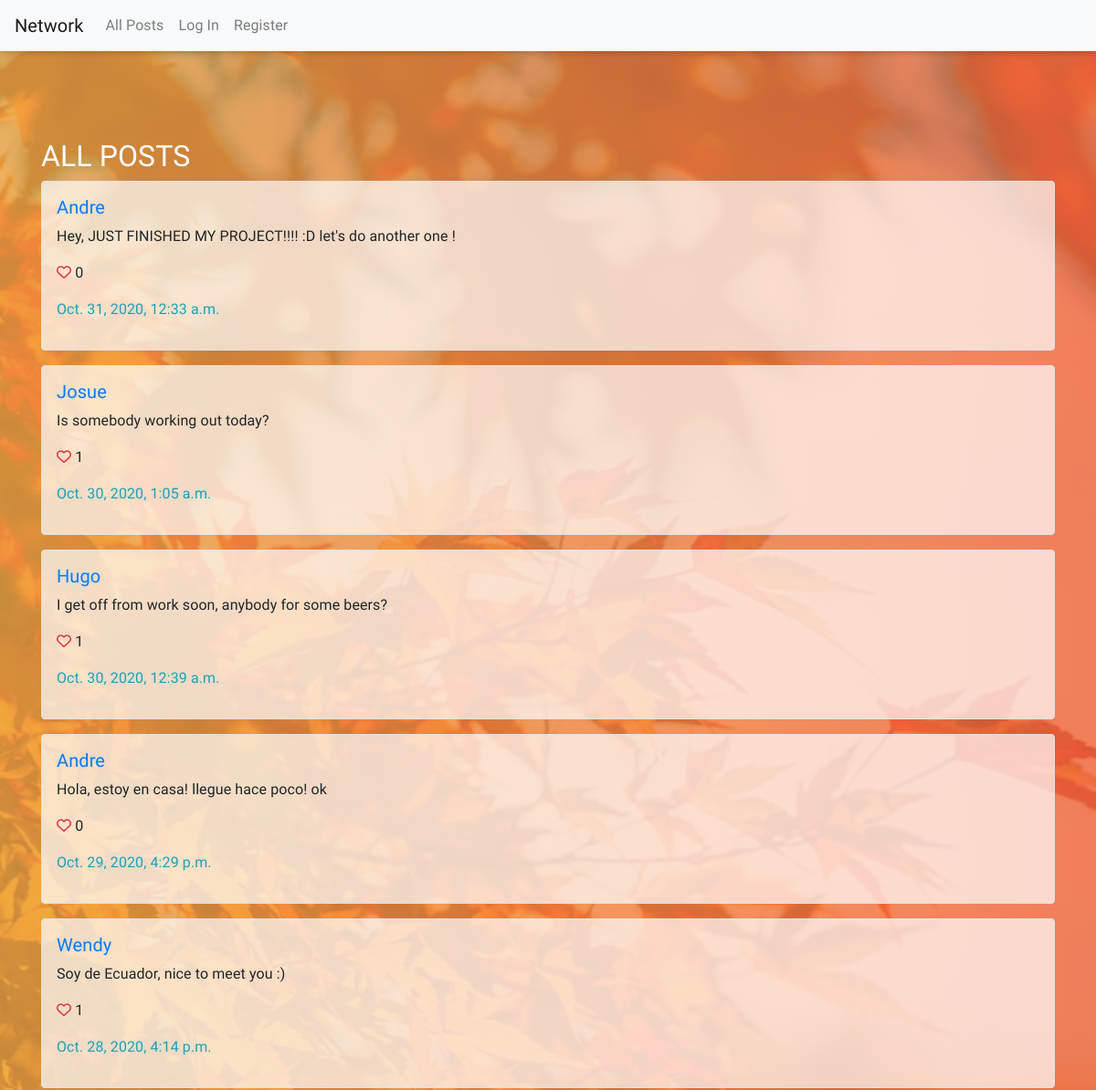
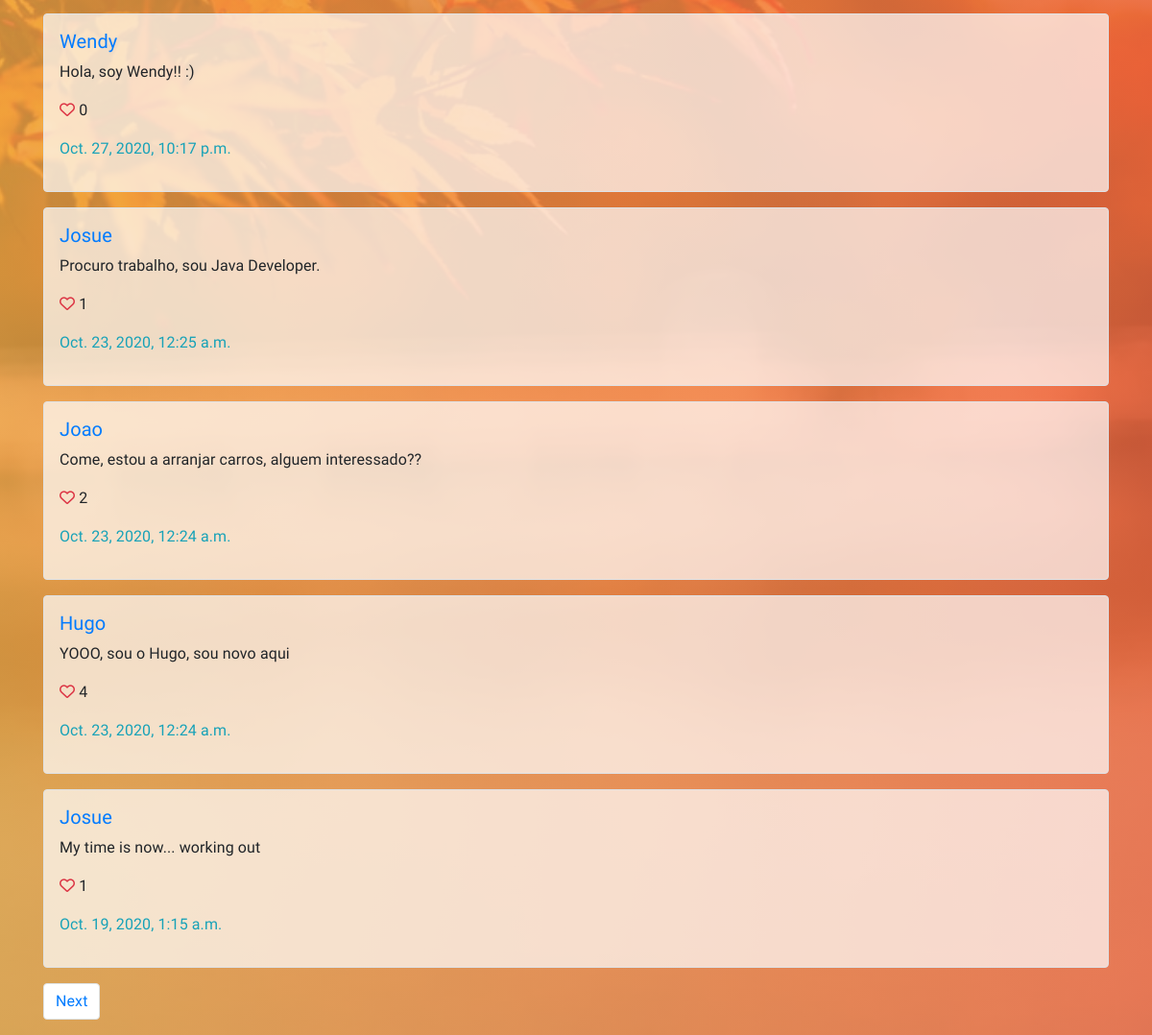
The page / on the database its author committed (2 pictures, top to bottom).
### network/models.py (models this page shows, shortened)
class Posts(models.Model):
    post = models.TextField()
    user = models.ForeignKey(User, on_delete=models.CASCADE)
    date = models.DateTimeField(auto_now=True)
    likes = models.ManyToManyField(User, related_name='likes')
    class Meta:
        verbose_name_plural = 'Posts'

class User(AbstractUser):
    def serialize(self):
        return {
            "id": self.id,
            "username": self.username,
            "email": self.email
        }

### network/views.py (the view)
# urls.py: path("", views.index, name="index"),
def index(request):
    all_posts = Posts.objects.order_by('-date').all()
    p = Paginator(all_posts, 10)
    page_number = request.GET.get('page', 1)
    try:
        page = p.page(page_number)
    except:
        page = p.page(1)
    return render(request, "network/index.html", {
        'form': NewPost(),
        'posts': page
        })

### network/templates/network/index.html (shortened to what this page needs)
{% extends "network/layout.html" %}
{% block body %}
    <div class="container">
            <br><br>
            <br>
            <h2 class="h2 text-white mt-4">All Posts</h2>
            {% for post in posts %}
                <div class="border rounded  mb-3 pl-3 pt-3 pb-3 posts">
                    <h5 class="h5"><a href="{% url 'network:profile' post.user.id %}">{{post.user | capfirst}}</a></h5>
                    <p id="post-{{ post.id }}">{{post.post}}</p>
                    <p>
                        {% if post.likes.count == 0 %}
                            <i class="far fa-heart text-danger like" data-like="{{ post.id }}"></i>
                        {% else %}
                            {% if request.user not in post.likes.all %}
                                <i class="far fa-heart text-danger like" data-like="{{ post.id }}"></i>
                            {% else %}
                                <i class="fas fa-heart text-danger unlike" data-unlike="{{ post.id }}"></i>
                                <i class="far fa-heart text-danger d-none like" data-like="{{ post.id }}"></i>
                            {% endif %}
                        {% endif %}
                        <span data-postLikes="{{ post.id }}">{{post.likes.count }}</span>
                    </p>
                    <p class="text-info">{{post.date}}</p>
                </div>
            {% endfor %}
            <nav aria-label="Page navigation example">
                <ul class="pagination">
                    {% if posts.has_next %}
                        <li class="page-item"><a class="page-link" href="{% url 'network:index' %}?page={{ posts.next_page_number }}">Next</a></li>
                    {% endif %}
                </ul>
            </nav>
    </div>
{% endblock %}

### network/templates/network/layout.html (shortened to what this page needs)
{% load static %}
<!DOCTYPE html>
<html lang="en">
    <head>
        <link rel="stylesheet" href="https://stackpath.bootstrapcdn.com/bootstrap/4.4.1/css/bootstrap.min.css">
        <link href="{% static 'network/styles.css' %}" rel="stylesheet">
    </head>
    <body>
        <nav class="navbar navbar-expand-lg navbar-light bg-light">
            <a class="navbar-brand" href="{% url 'network:index' %}">Network</a>
            <div>
              <ul class="navbar-nav mr-auto">
                <li class="nav-item">
                  <a class="nav-link" href="{% url 'network:index' %}">All Posts</a>
                </li>
                {% if user.is_authenticated %}
                    <li class="nav-item">
                        <a class="nav-link" href="{% url 'network:following' %}">Following</a>
                    </li>
                    <li class="nav-item">
                        <a class="nav-link" href="{% url 'network:logout' %}">Log Out</a>
                    </li>
                {% else %}
                    <li class="nav-item">
                        <a class="nav-link" href="{% url 'network:login' %}">Log In</a>
                    </li>
                    <li class="nav-item">
                        <a class="nav-link" href="{% url 'network:register' %}">Register</a>
                    </li>
                {% endif %}
              </ul>
            </div>
          </nav>
        <div class="body">
            {% block body %}
            {% endblock %}
        </div>
    </body>
</html>

### network/static/network/styles.css (style rules this page uses)
body { background-image: linear-gradient( to right, rgba(238, 169, 73, 0.8), rgba(244, 107, 69, 0.8)), url(bg3.jpg); background-position: center; background-attachment: fixed; background-size: cover; font-family: 'Heebo', sans-serif; letter-spacing: 0.1px; }
.navbar { box-shadow: 0px 0.2px 8px rgba(0, 0, 0, 0.3); }
.posts { background-color: rgba(255, 255, 255, 0.7); }
.h2 { color: #4c4a37; text-transform: uppercase; font-weight: 500; }

### rows shown on the page
Posts: user "Andre", post "Hey, JUST FINISHED MY PROJECT!!!! :D let's do another one !", likes.count "0", date "Oct. 31, 2020, 12:33 a.m."
Posts: user "Josue", post "Is somebody working out today?", likes.count "1", date "Oct. 30, 2020, 1:05 a.m."
Posts: user "Hugo", post "I get off from work soon, anybody for some beers?", likes.count "1", date "Oct. 30, 2020, 12:39 a.m."
Posts: user "Andre", post "Hola, estoy en casa! llegue hace poco! ok", likes.count "0", date "Oct. 29, 2020, 4:29 p.m."
Posts: user "Wendy", post "Soy de Ecuador, nice to meet you :)", likes.count "1", date "Oct. 28, 2020, 4:14 p.m."
Posts: user "Wendy", post "Hola, soy Wendy!! :)", likes.count "0", date "Oct. 27, 2020, 10:17 p.m."
Posts: user "Josue", post "Procuro trabalho, sou Java Developer.", likes.count "1", date "Oct. 23, 2020, 12:25 a.m."
Posts: user "Joao", post "Come, estou a arranjar carros, alguem interessado??", likes.count "2", date "Oct. 23, 2020, 12:24 a.m."
Posts: user "Hugo", post "YOOO, sou o Hugo, sou novo aqui", likes.count "4", date "Oct. 23, 2020, 12:24 a.m."
Posts: user "Josue", post "My time is now... working out", likes.count "1", date "Oct. 19, 2020, 1:15 a.m."
